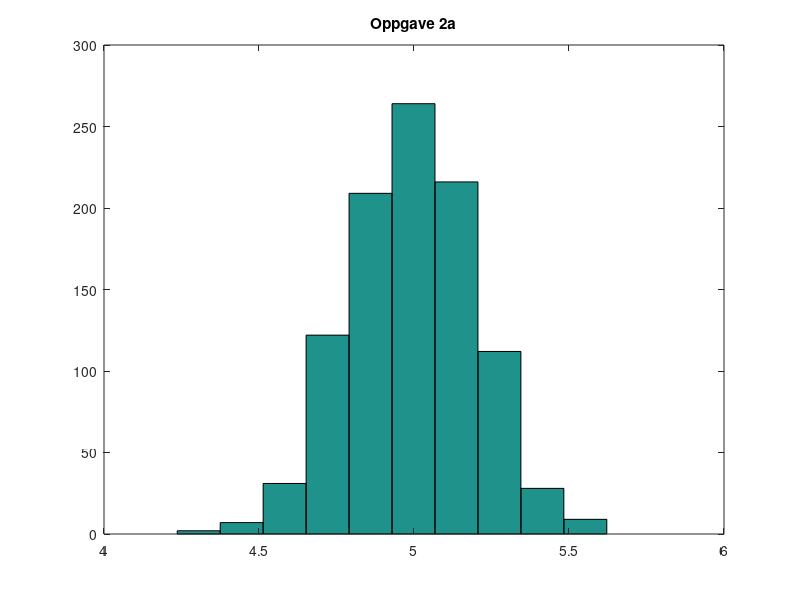

Write the MATLAB code that produced this figure.
niutval=100;
AntallUtval=1000;
mu=5;
sigma=2;
utvalR = normrnd(mu,sigma,niutval,AntallUtval);
%b
gjsnittR= mean(utvalR);
hist(gjsnittR);
title('Oppgave 2a');
